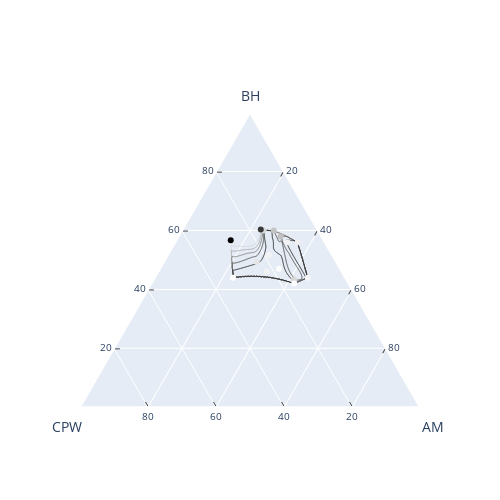

This figure's notebook cell:
### Markdown cell above
## Surface Area Ternary Contour Plot

### Code cell
import plotly.figure_factory as ff
import numpy as np

data_cat = pd.read_excel("Oil and catalyst Mixture designs plot.xlsx", sheet_name="Catalyst design")

test_data = data_cat.values

a = test_data[:, 0]
b = test_data[:, 1]
c = test_data[:, 2]

v = test_data[:, 3]

fig = ff.create_ternary_contour(
    np.array([a, b, c]), v,
    pole_labels=['A', 'B', 'C'],
    ncontours=5,
    colorscale='Greys',
    showscale=False,
    coloring="lines",
    showmarkers=True
    
)

fig.update_layout(
    ternary=dict(
        sum=100,
        aaxis=dict(title='BH', ticks='inside', tickfont=dict(size=10)),
        baxis=dict(title='CPW', ticks='inside', tickfont=dict(size=10)),
        caxis=dict(title='AM', ticks='inside', tickfont=dict(size=10)),
    ),
)

fig.show()

### Figure 1 — Plotly figure (JSON) as saved in the notebook; plotly's stock layout.template omitted (floating-point values rounded to 4 significant figures; data arrays with more than 128 entries replaced by an {"elided": "..."} marker saying what was removed)
{"data": [{"a": [1, 0, 0], "b": [0, 1, 0], "c": [0, 0, 1], "fillcolor": "rgb(255.0, 255.0, 255.0)", "hoverinfo": "skip", "line": {"color": "rgb(255.0, 255.0, 255.0)", "shape": "spline", "width": 1}, "mode": "lines", "name": "845.408", "showlegend": true, "type": "scatterternary"}, {"a": {"elided": "781 float values"}, "b": {"elided": "781 float values"}, "c": {"elided": "781 float values"}, "fillcolor": "rgb(212.49999999999997, 212.49999999999997, 212.49999999999997)", "hoverinfo": "skip", "line": {"color": "rgb(212.49999999999997, 212.49999999999997, 212.49999999999997)", "shape": "spline", "width": 1}, "mode": "lines", "name": "748.672", "showlegend": true, "type": "scatterternary"}, {"a": {"elided": "771 float values"}, "b": {"elided": "771 float values"}, "c": {"elided": "771 float values"}, "fillcolor": "rgb(170.0, 170.0, 170.0)", "hoverinfo": "skip", "line": {"color": "rgb(170.0, 170.0, 170.0)", "shape": "spline", "width": 1}, "mode": "lines", "name": "651.936", "showlegend": true, "type": "scatterternary"}, {"a": {"elided": "759 float values"}, "b": {"elided": "759 float values"}, "c": {"elided": "759 float values"}, "fillcolor": "rgb(127.5, 127.5, 127.5)", "hoverinfo": "skip", "line": {"color": "rgb(127.5, 127.5, 127.5)", "shape": "spline", "width": 1}, "mode": "lines", "name": "555.200", "showlegend": true, "type": "scatterternary"}, {"a": {"elided": "985 float values"}, "b": {"elided": "985 float values"}, "c": {"elided": "985 float values"}, "fillcolor": "rgb(85.0, 85.0, 85.0)", "hoverinfo": "skip", "line": {"color": "rgb(85.0, 85.0, 85.0)", "shape": "spline", "width": 1}, "mode": "lines", "name": "458.464", "showlegend": true, "type": "scatterternary"}, {"a": {"elided": "605 float values"}, "b": {"elided": "605 float values"}, "c": {"elided": "605 float values"}, "fillcolor": "rgb(42.5, 42.5, 42.5)", "hoverinfo": "skip", "line": {"color": "rgb(42.5, 42.5, 42.5)", "shape": "spline", "width": 1}, "mode": "lines", "name": "361.728", "showlegend": true, "type": "scatterternary"}, {"a": {"elided": "263 float values"}, "b": {"elided": "263 float values"}, "c": {"elided": "263 float values"}, "fillcolor": "rgb(42.5, 42.5, 42.5)", "hoverinfo": "skip", "line": {"color": "rgb(42.5, 42.5, 42.5)", "shape": "spline", "width": 1}, "mode": "lines", "name": "361.728", "showlegend": true, "type": "scatterternary"}, {"a": [0.46, 0.44, 0.47, 0.5167, 0.56, 0.4933, 0.6, 0.56, 0.4333, 0.42, 0.58, 0.6, 0.6033, 0.5667, 0.44], "b": [0.22, 0.33, 0.18, 0.1867, 0.08, 0.2333, 0.16, 0.11, 0.1533, 0.16, 0.12, 0.13, 0.1667, 0.2733, 0.11], "c": [0.32, 0.23, 0.35, 0.2967, 0.36, 0.2733, 0.24, 0.33, 0.4133, 0.42, 0.3, 0.27, 0.23, 0.16, 0.45], "hovertemplate": "A: %{a:.3f}<br>B: %{b:.3f}<br>C: %{c:.3f}<br>z: %{marker.color:.3f}<extra></extra>", "marker": {"color": [322.1, 265.0, 274.9, 321.4, 341.5, 372.3, 408.8, 331.1, 415.0, 268.1, 473.0, 464.3, 739.8, 845.4, 312.0], "colorscale": [[0, "rgb(255,255,255)"], [0.125, "rgb(240,240,240)"], [0.25, "rgb(217,217,217)"], [0.375, "rgb(189,189,189)"], [0.5, "rgb(150,150,150)"], [0.625, "rgb(115,115,115)"], [0.75, "rgb(82,82,82)"], [0.875, "rgb(37,37,37)"], [1, "rgb(0,0,0)"]], "line": {"color": "rgb(120, 120, 120)", "width": 0}}, "mode": "markers", "opacity": 1, "type": "scatterternary"}], "layout": {"height": 500, "showlegend": false, "ternary": {"aaxis": {"linewidth": 2, "min": 0.01, "tickfont": {"size": 10}, "ticks": "inside", "title": {"text": "BH"}}, "baxis": {"linewidth": 2, "min": 0.01, "tickfont": {"size": 10}, "ticks": "inside", "title": {"text": "CPW"}}, "caxis": {"linewidth": 2, "min": 0.01, "tickfont": {"size": 10}, "ticks": "inside", "title": {"text": "AM"}}, "sum": 100}, "width": 500}}
